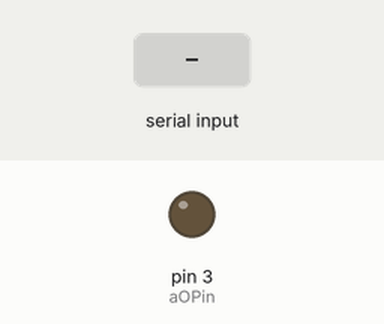
Bench run of a sketch on a simulated Arduino Uno, built with avr-gcc and run on an emulated ATmega328P. Shown: output pins drawn as LEDs (lit = HIGH). The test bench sets the inputs (shaded band).

Above: at 1.2 s.
1.3 s: "90,45\n" received over Serial
At 1.9 s:
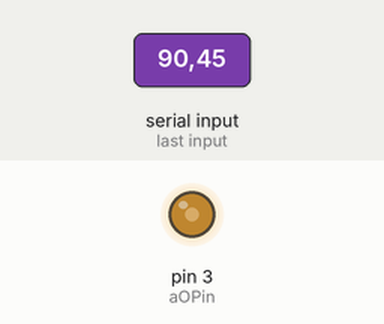
3.8 s: "5\n" received over Serial
At 4.6 s:
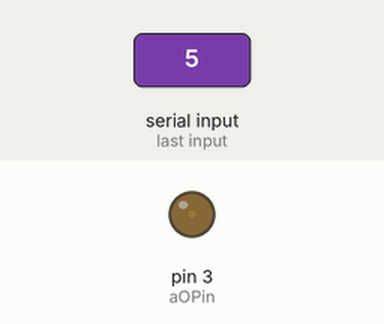
Timing chart, 0 to 6.8 s (numbered marks = the images above; inputs shaded):
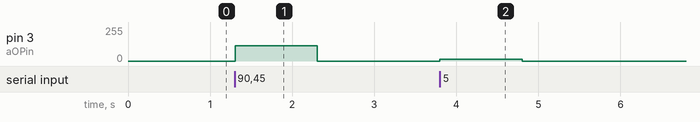

The sketch:

Akshay_Lab_11-1.ino
```cpp
int x = 0;  //initialize the variable j to be 0
int aOPin=3;
float Volt=0.5;
void setup() {  // put your setup code here, to run once:
  Serial.begin(9600); //initialize the serial communication

}

void loop() { // put your main code here, to run repeatedly:
  if(Serial.available()>0)  //if number from serial port is more than 0
  {
    x=Serial.parseInt();    //returned number is assigned to variable j
  }
  Volt=(float) x*2.55;
  analogWrite(aOPin,Volt);
}
```

Measured:
- after the input at 1.3 s, pin 3 (aOPin): 0/255 → 114/255 at once, → 0/255 1.0 s later
- after the input at 3.8 s, pin 3 (aOPin): 0/255 → 12/255 at once, → 0/255 1.0 s later
